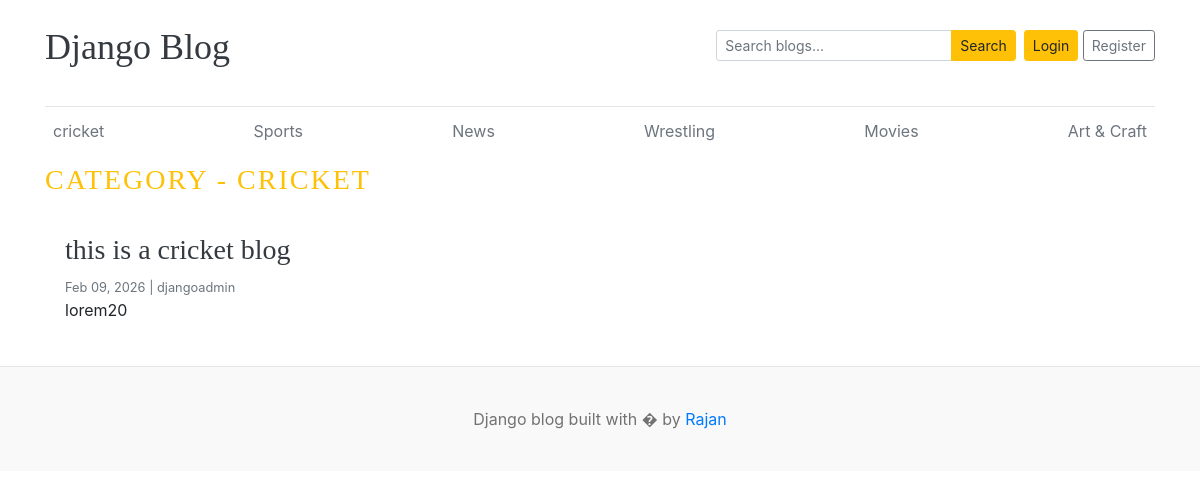
The app's page /category/2/ with its own data.
### blogs/models.py (models this page shows, shortened)
class Category(models.Model):
    category_name = models.CharField(max_length=50, unique=True)
    created_at = models.DateTimeField(auto_now_add=True)
    updated_at = models.DateTimeField(auto_now=True)
    class Meta:
        verbose_name_plural = "Category"

class Blog(models.Model):
    title = models.CharField(max_length=100)
    slug = models.SlugField(max_length=150, unique=True)
    category = models.ForeignKey(Category, on_delete=models.CASCADE)
    author = models.ForeignKey(User, on_delete=models.CASCADE)
    featured_image = models.ImageField(upload_to="uploads/%Y/%m/%d/")
    short_description = models.TextField(max_length=500)
    blog_body = models.TextField(max_length=1000)
    status = models.IntegerField(choices=STATUS_CHOICES, default=0)
    is_featured = models.BooleanField(default=False)
    created_at = models.DateTimeField(auto_now_add=True)
    updated_at = models.DateTimeField(auto_now=True)

### blogs/views.py (the view)
# urls.py: path('<int:category_id>/', views.category_blogs, name='category_blogs'),
def category_blogs(request, category_id):
    posts = Blog.objects.filter(category_id=category_id, status=1)
    current_category = Category.objects.filter(id=category_id).first()
    categories = Category.objects.all()
    context = {
        'posts': posts,
        'current_category': current_category,
        'category': categories,
        'SocialLink': SocialLink.objects.all(),
    }
    return render(request, 'category_blogs.html', context)

### blogs/context_processors.py (called while the page is built)
def get_categories(request):
    categories = Category.objects.all()
    return {'category': categories}

def get_SocialLink(request):
    social_links = SocialLink.objects.all()
    return {'SocialLink': social_links}

### templates/category_blogs.html
{% extends 'base.html' %}
{% block content %}
<h3 class="text-uppercase text-warning mb-3" style="letter-spacing: 2px;">
  Category - {% if current_category %}{{ current_category.category_name }}{% else %}Unknown{% endif %}
</h3>
<div class="row">
  {% if posts %}
    {% for post in posts %}
      <div class="col-md-6 mb-4">
        <div class="card border-0">
          <div class="card-body">
            <h3><a href="{% url 'blogs' post.slug %}" class="text-dark">{{ post.title }}</a></h3>
            <small class="mb-1 text-muted">{{ post.created_at|date:"M d, Y" }} | {{ post.author }}</small>
            <p class="card-text">{{ post.short_description|truncatewords:20 }}</p>
          </div>
        </div>
      </div>
    {% endfor %}
  {% else %}
    <div class="col-12">
      <p class="text-muted">No posts available in this category.</p>
    </div>
  {% endif %}
</div>
{% endblock %}

### templates/base.html (shortened to what this page needs)
{% load static %}
<!DOCTYPE html>
<html lang="en">
<head>
    <link href="https://getbootstrap.com/docs/4.0/dist/css/bootstrap.min.css" rel="stylesheet">
    <link href="{% static 'css/blog.css' %}" rel="stylesheet">
  </head>
<body>
    <div class="container">
      <header class="blog-header py-3">
        <div class="row flex-nowrap justify-content-between align-items-center mb-3">
          <div class="col-6 pt-1">
            <a class="blog-header-logo text-dark" href="/">Django Blog</a>
          </div>
          <div class="col-6 d-flex justify-content-end align-items-center">
            <form id="search-form" action="{% url 'search' %}" method="get" class="form-inline mr-2">
              <div class="input-group input-group-sm">
                <input class="form-control" name="keyword" type="text" placeholder="Search blogs..." aria-label="Search blogs" />
                <div class="input-group-append">
                  <button class="btn btn-warning" type="submit">Search</button>
                </div>
              </div>
            </form>
            <a class="btn btn-sm btn-warning" href="#">Login</a> &nbsp;
            <a class="btn btn-sm btn-outline-secondary" href="#">Register</a>
          </div>
        </div>
      </header>
      <div class="nav-scroller py-1 mb-2">
        <nav class="nav d-flex justify-content-between">
          {% for cat in category %}
          <a class="p-2 text-muted" href="{% url 'category_blogs' cat.id %}">{{ cat.category_name }}</a>
          {% endfor %}
        </nav>
      </div>
{% block content %}
{% endblock %}
    </div>
 <footer class="blog-footer">
  <p>Django blog built with � by <a href="#">Rajan</a></p>
</footer>
</body>
</html>

### pb_main/static/css/blog.css (style rules this page uses)
.blog-header { border-bottom: 1px solid #e5e5e5; }
.blog-header-logo { font-family: "Playfair Display", Georgia, "Times New Roman", serif; font-size: 2.25rem; }
h1, h2, h3, h4, h5, h6 { font-family: "Playfair Display", Georgia, "Times New Roman", serif; }
.blog-footer { padding: 2.5rem 0; color: #727272; text-align: center; background-color: #f9f9f9; border-top: .05rem solid #e5e5e5; }
.blog-footer p:last-child { margin-bottom: 0; }

### records on screen
Category: category_name "cricket", category_name "CRICKET"
Category: category_name "Sports"
Category: category_name "News"
Category: category_name "Wrestling"
Category: category_name "Movies"
Category: category_name "Art & Craft"
Blog: title "this is a cricket blog", created_at "Feb 09, 2026", author "djangoadmin", short_description "lorem20"
